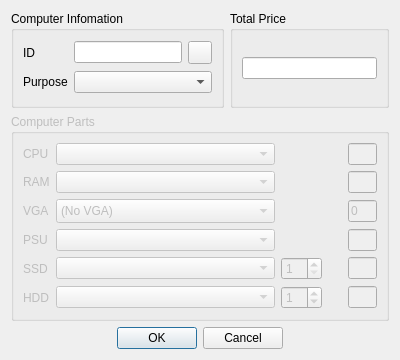
<?xml version="1.0" encoding="UTF-8"?>
<ui version="4.0">
 <class>DialogInsert1</class>
 <widget class="QDialog" name="DialogInsert1">
  <property name="geometry">
   <rect>
    <x>0</x>
    <y>0</y>
    <width>400</width>
    <height>360</height>
   </rect>
  </property>
  <property name="windowTitle">
   <string>New Computer</string>
  </property>
  <property name="modal">
   <bool>true</bool>
  </property>
  <layout class="QGridLayout" name="gridLayout_3">
   <item row="1" column="0" colspan="2">
    <widget class="QGroupBox" name="groupBoxParts">
     <property name="enabled">
      <bool>false</bool>
     </property>
     <property name="title">
      <string>Computer Parts</string>
     </property>
     <layout class="QGridLayout" name="gridLayout" columnstretch="1,15,1,1,2">
      <item row="4" column="0">
       <widget class="QLabel" name="label_6">
        <property name="text">
         <string>SSD</string>
        </property>
       </widget>
      </item>
      <item row="4" column="2">
       <widget class="QSpinBox" name="spinBoxSSD">
        <property name="minimum">
         <number>1</number>
        </property>
        <property name="value">
         <number>1</number>
        </property>
       </widget>
      </item>
      <item row="3" column="0">
       <widget class="QLabel" name="label_5">
        <property name="text">
         <string>PSU</string>
        </property>
       </widget>
      </item>
      <item row="5" column="2">
       <widget class="QSpinBox" name="spinBoxHDD">
        <property name="value">
         <number>1</number>
        </property>
       </widget>
      </item>
      <item row="5" column="4">
       <widget class="QLineEdit" name="lineEditPriceHDD">
        <property name="readOnly">
         <bool>true</bool>
        </property>
       </widget>
      </item>
      <item row="4" column="4">
       <widget class="QLineEdit" name="lineEditPriceSSD">
        <property name="readOnly">
         <bool>true</bool>
        </property>
       </widget>
      </item>
      <item row="4" column="1">
       <widget class="QComboBox" name="comboBoxSSD"/>
      </item>
      <item row="2" column="4">
       <widget class="QLineEdit" name="lineEditPriceVGA">
        <property name="text">
         <string>0</string>
        </property>
        <property name="readOnly">
         <bool>true</bool>
        </property>
       </widget>
      </item>
      <item row="0" column="1">
       <widget class="QComboBox" name="comboBoxCPU"/>
      </item>
      <item row="0" column="0">
       <widget class="QLabel" name="label_2">
        <property name="text">
         <string>CPU</string>
        </property>
       </widget>
      </item>
      <item row="2" column="1">
       <widget class="QComboBox" name="comboBoxVGA">
        <property name="sizeAdjustPolicy">
         <enum>QComboBox::AdjustToMinimumContentsLengthWithIcon</enum>
        </property>
        <item>
         <property name="text">
          <string>(No VGA)</string>
         </property>
        </item>
       </widget>
      </item>
      <item row="3" column="1">
       <widget class="QComboBox" name="comboBoxPSU"/>
      </item>
      <item row="1" column="0">
       <widget class="QLabel" name="label_3">
        <property name="text">
         <string>RAM</string>
        </property>
       </widget>
      </item>
      <item row="5" column="1">
       <widget class="QComboBox" name="comboBoxHDD"/>
      </item>
      <item row="3" column="4">
       <widget class="QLineEdit" name="lineEditPricePSU">
        <property name="readOnly">
         <bool>true</bool>
        </property>
       </widget>
      </item>
      <item row="2" column="0">
       <widget class="QLabel" name="label_4">
        <property name="text">
         <string>VGA</string>
        </property>
       </widget>
      </item>
      <item row="1" column="4">
       <widget class="QLineEdit" name="lineEditPriceRAM">
        <property name="readOnly">
         <bool>true</bool>
        </property>
       </widget>
      </item>
      <item row="2" column="3">
       <spacer name="horizontalSpacer">
        <property name="orientation">
         <enum>Qt::Horizontal</enum>
        </property>
        <property name="sizeType">
         <enum>QSizePolicy::Fixed</enum>
        </property>
        <property name="sizeHint" stdset="0">
         <size>
          <width>20</width>
          <height>20</height>
         </size>
        </property>
       </spacer>
      </item>
      <item row="1" column="1">
       <widget class="QComboBox" name="comboBoxRAM"/>
      </item>
      <item row="5" column="0">
       <widget class="QLabel" name="label_7">
        <property name="text">
         <string>HDD</string>
        </property>
       </widget>
      </item>
      <item row="0" column="4">
       <widget class="QLineEdit" name="lineEditPriceCPU">
        <property name="readOnly">
         <bool>true</bool>
        </property>
       </widget>
      </item>
     </layout>
    </widget>
   </item>
   <item row="0" column="0">
    <widget class="QGroupBox" name="groupBox">
     <property name="title">
      <string>Computer Infomation</string>
     </property>
     <layout class="QGridLayout" name="gridLayout_2">
      <item row="0" column="0">
       <widget class="QLabel" name="label_8">
        <property name="text">
         <string>ID</string>
        </property>
       </widget>
      </item>
      <item row="1" column="0">
       <widget class="QLabel" name="label_9">
        <property name="text">
         <string>Purpose</string>
        </property>
       </widget>
      </item>
      <item row="1" column="1" colspan="3">
       <widget class="QComboBox" name="comboBoxPurpose">
        <property name="currentIndex">
         <number>-1</number>
        </property>
        <item>
         <property name="text">
          <string>Office</string>
         </property>
        </item>
        <item>
         <property name="text">
          <string>Gaming</string>
         </property>
        </item>
        <item>
         <property name="text">
          <string>Workstation</string>
         </property>
        </item>
       </widget>
      </item>
      <item row="0" column="1" colspan="2">
       <widget class="QLineEdit" name="lineEditComputerID"/>
      </item>
      <item row="0" column="3">
       <widget class="QToolButton" name="toolButtonRandom">
        <property name="text">
         <string/>
        </property>
       </widget>
      </item>
     </layout>
    </widget>
   </item>
   <item row="0" column="1">
    <widget class="QGroupBox" name="groupBox_2">
     <property name="title">
      <string>Total Price</string>
     </property>
     <layout class="QVBoxLayout" name="verticalLayout">
      <item>
       <widget class="QLineEdit" name="lineEditComputerPrice">
        <property name="readOnly">
         <bool>true</bool>
        </property>
       </widget>
      </item>
     </layout>
    </widget>
   </item>
   <item row="2" column="0" colspan="2">
    <widget class="QDialogButtonBox" name="buttonBox">
     <property name="standardButtons">
      <set>QDialogButtonBox::Cancel|QDialogButtonBox::Ok</set>
     </property>
     <property name="centerButtons">
      <bool>true</bool>
     </property>
    </widget>
   </item>
  </layout>
 </widget>
 <resources/>
 <connections/>
</ui>
